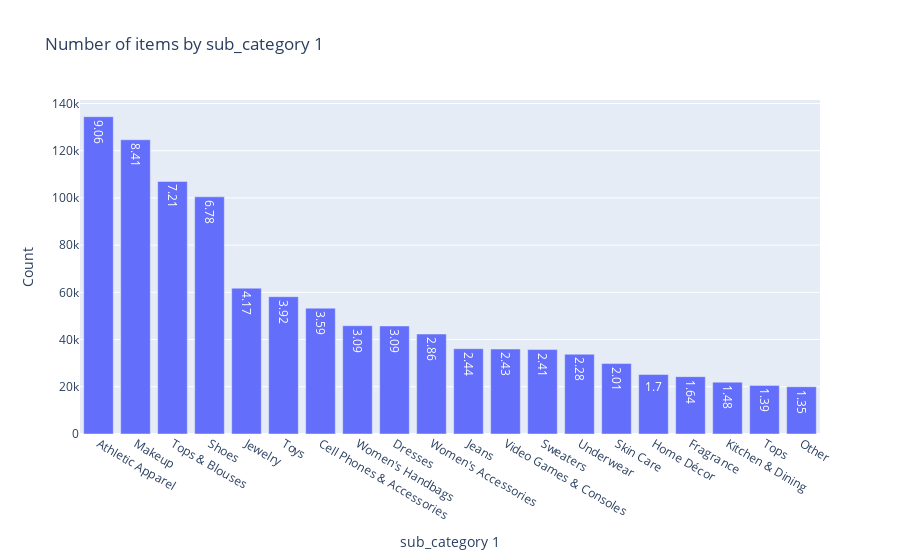

Write notebook code for a chart like this one.
### Markdown cell above
### Sub category 1 - Top 20

### Code cell
# show in plotly

trace = go.Bar(x = train['sub_cat1'].value_counts().index.values[:20], 
               y = train['sub_cat1'].value_counts().values[:20],
                text = round(train['sub_cat1'].value_counts(normalize=True)*100,2)
              )
layout = go.Layout(dict(
                        title = 'Number of items by sub_category 1'),
                        xaxis= dict(title = 'sub_category 1'),
                        yaxis= dict(title = 'Count')
                  )
fig  = go.Figure(data =trace, layout = layout)
#py.iplot(fig)
fig.show()

### Figure 1 — Plotly figure (JSON) as saved in the notebook; plotly's stock layout.template omitted (floating-point values rounded to 4 significant figures)
{"data": [{"text": [9.06, 8.41, 7.21, 6.78, 4.17, 3.92, 3.59, 3.09, 3.09, 2.86, 2.44, 2.43, 2.41, 2.28, 2.01, 1.7, 1.64, 1.48, 1.39, 1.35, 1.28, 1.26, 1.24, 1.24, 1.21, 1.04, 1.03, 0.99, 0.97, 0.88, 0.78, 0.77, 0.72, 0.71, 0.63, 0.62, 0.56, 0.56, 0.55, 0.54, 0.53, 0.52, 0.52, 0.5, 0.5, 0.44, 0.43, 0.43, 0.42, 0.42, 0.41, 0.39, 0.33, 0.3, 0.29, 0.29, 0.27, 0.27, 0.24, 0.23, 0.2, 0.2, 0.19, 0.18, 0.17, 0.17, 0.16, 0.15, 0.14, 0.13, 0.13, 0.11, 0.11, 0.1, 0.09, 0.08, 0.08, 0.08, 0.07, 0.06, 0.06, 0.06, 0.05, 0.05, 0.05, 0.04, 0.04, 0.04, 0.04, 0.04, 0.03, 0.03, 0.03, 0.03, 0.02, 0.02, 0.02, 0.02, 0.02, 0.01, 0.01, 0.01, 0.01, 0.01, 0.01, 0.01, 0.01, 0, 0, 0, 0, 0, 0, 0], "type": "bar", "x": ["Athletic Apparel", "Makeup", "Tops & Blouses", "Shoes", "Jewelry", "Toys", "Cell Phones & Accessories", "Women's Handbags", "Dresses", "Women's Accessories", "Jeans", "Video Games & Consoles", "Sweaters", "Underwear", "Skin Care", "Home Décor", "Fragrance", "Kitchen & Dining", "Tops", "Other"], "y": [134383, 124624, 106960, 100452, 61763, 58158, 53290, 45862, 45758, 42350, 36130, 35971, 35752, 33784, 29838, 25188, 24294, 21954, 20591, 20017]}], "layout": {"title": {"text": "Number of items by sub_category 1"}, "xaxis": {"title": {"text": "sub_category 1"}}, "yaxis": {"title": {"text": "Count"}}}}
